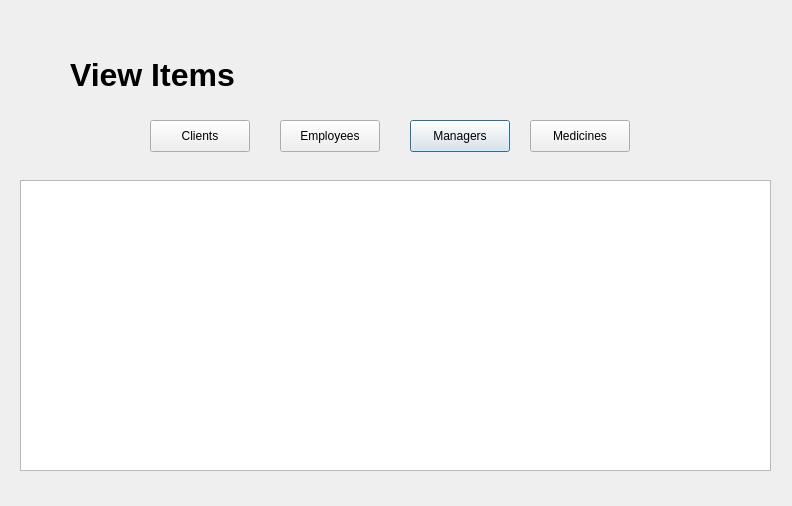
<?xml version="1.0" encoding="UTF-8"?>
<ui version="4.0">
 <class>ViewItems</class>
 <widget class="QDialog" name="ViewItems">
  <property name="geometry">
   <rect>
    <x>0</x>
    <y>0</y>
    <width>792</width>
    <height>506</height>
   </rect>
  </property>
  <property name="windowTitle">
   <string>Dialog</string>
  </property>
  <widget class="QTableView" name="tableView">
   <property name="geometry">
    <rect>
     <x>20</x>
     <y>180</y>
     <width>751</width>
     <height>291</height>
    </rect>
   </property>
  </widget>
  <widget class="QPushButton" name="clientShow">
   <property name="geometry">
    <rect>
     <x>150</x>
     <y>120</y>
     <width>100</width>
     <height>32</height>
    </rect>
   </property>
   <property name="text">
    <string>Clients</string>
   </property>
   <property name="default">
    <bool>true</bool>
   </property>
  </widget>
  <widget class="QPushButton" name="employeeShow">
   <property name="geometry">
    <rect>
     <x>280</x>
     <y>120</y>
     <width>100</width>
     <height>32</height>
    </rect>
   </property>
   <property name="text">
    <string>Employees</string>
   </property>
  </widget>
  <widget class="QPushButton" name="managerShow">
   <property name="geometry">
    <rect>
     <x>410</x>
     <y>120</y>
     <width>100</width>
     <height>32</height>
    </rect>
   </property>
   <property name="text">
    <string>Managers</string>
   </property>
   <property name="default">
    <bool>true</bool>
   </property>
  </widget>
  <widget class="QPushButton" name="medicineShow">
   <property name="geometry">
    <rect>
     <x>530</x>
     <y>120</y>
     <width>100</width>
     <height>32</height>
    </rect>
   </property>
   <property name="text">
    <string>Medicines</string>
   </property>
  </widget>
  <widget class="QLabel" name="label">
   <property name="geometry">
    <rect>
     <x>70</x>
     <y>50</y>
     <width>211</width>
     <height>51</height>
    </rect>
   </property>
   <property name="text">
    <string>&lt;html&gt;&lt;head/&gt;&lt;body&gt;&lt;p&gt;&lt;span style=&quot; font-size:24pt; font-weight:700;&quot;&gt;View Items&lt;/span&gt;&lt;/p&gt;&lt;/body&gt;&lt;/html&gt;</string>
   </property>
  </widget>
 </widget>
 <resources/>
 <connections/>
</ui>
